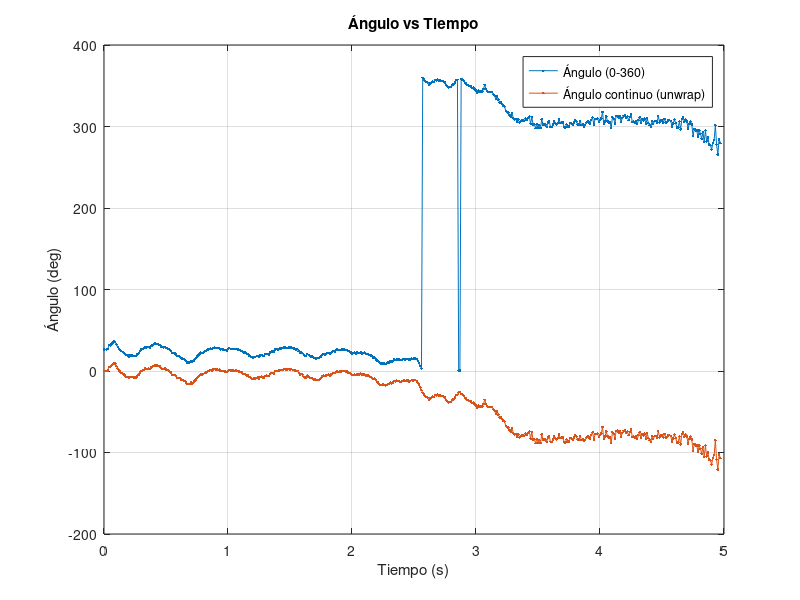
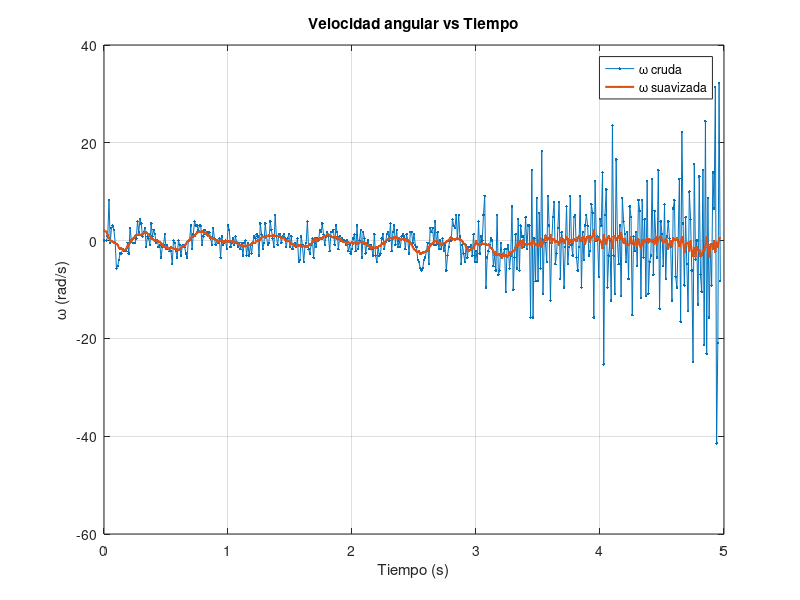
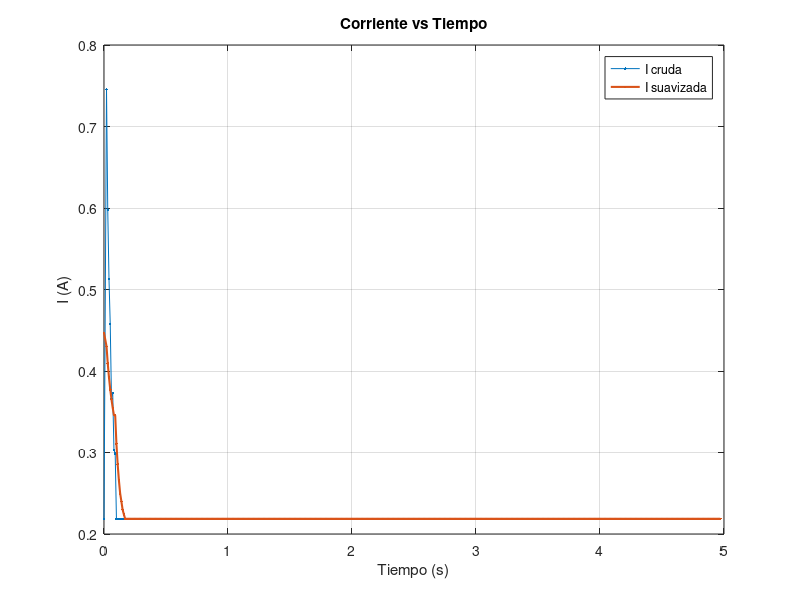
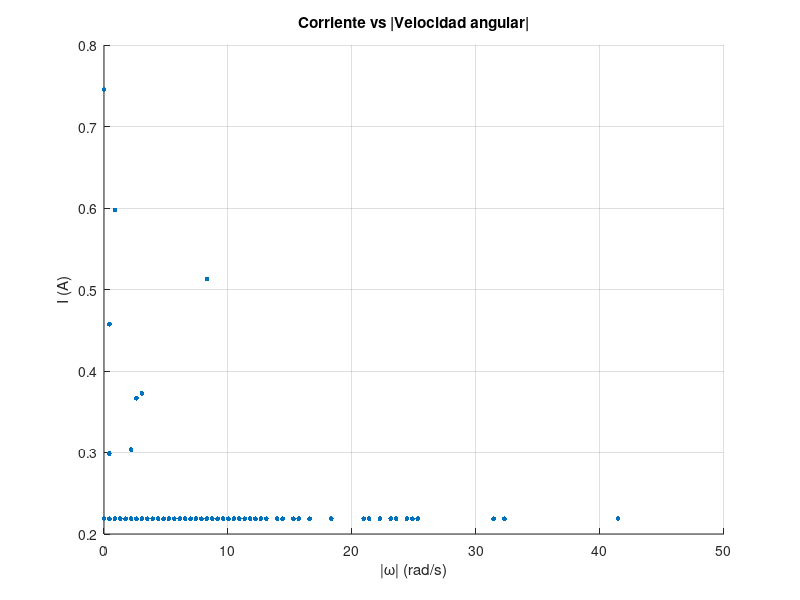

MATLAB code to generate these figures, in order:
data = [20607 26.50 0.000 0.2187 1
40845 26.50 0.000 0.7454 1
50845 27.00 0.873 0.5975 1
60845 31.75 8.290 0.5128 1
70845 31.50 -0.436 0.4574 1
80845 33.00 2.618 0.3665 1
90845 34.75 3.054 0.3727 1
100845 36.00 2.182 0.3034 1
110845 35.75 -0.436 0.2988 1
120845 32.50 -5.672 0.2187 1
130845 29.50 -5.236 0.2187 1
140845 27.25 -3.927 0.2187 1
150845 25.75 -2.618 0.2187 1
160845 24.25 -2.618 0.2187 1
170845 23.25 -1.745 0.2187 1
180845 22.00 -2.182 0.2187 1
190845 20.75 -2.182 0.2187 1
200845 19.50 -2.182 0.2187 1
210845 19.25 -0.436 0.2187 1
220845 17.75 -2.618 0.2187 1
230845 19.25 2.618 0.2187 1
240845 19.25 0.000 0.2187 1
250845 19.00 -0.436 0.2187 1
260845 18.75 -0.436 0.2187 1
270845 18.50 -0.436 0.2187 1
280845 18.75 0.436 0.2187 1
290845 21.00 3.927 0.2187 1
300845 22.00 1.745 0.2187 1
310845 24.50 4.363 0.2187 1
320845 26.50 3.491 0.2187 1
330845 27.00 0.873 0.2187 1
340845 28.00 1.745 0.2187 1
350845 29.50 2.618 0.2187 1
360845 28.75 -1.309 0.2187 1
370845 29.25 0.873 0.2187 1
380845 29.50 0.436 0.2187 1
390845 29.00 -0.873 0.2187 1
400845 31.00 3.491 0.2187 1
410845 31.50 0.873 0.2187 1
420845 32.75 2.182 0.2187 1
430845 33.50 1.309 0.2187 1
440845 33.25 -0.436 0.2187 1
450845 33.25 0.000 0.2187 1
460845 32.50 -1.309 0.2187 1
470845 32.00 -0.873 0.2187 1
480845 30.00 -3.491 0.2187 1
490845 29.25 -1.309 0.2187 1
500845 28.75 -0.873 0.2187 1
510845 29.50 1.309 0.2187 1
520845 28.50 -1.745 0.2187 1
530845 28.00 -0.873 0.2187 1
540845 27.00 -1.745 0.2187 1
550845 25.75 -2.182 0.2187 1
560845 24.50 -2.182 0.2187 1
570845 21.75 -4.800 0.2187 1
580845 21.75 0.000 0.2187 1
590845 21.50 -0.436 0.2187 1
600845 20.25 -2.182 0.2187 1
610845 18.25 -3.491 0.2187 1
620845 18.25 0.000 0.2187 1
630845 17.75 -0.873 0.2187 1
640845 16.00 -3.054 0.2187 1
650845 15.25 -1.309 0.2187 1
660845 14.75 -0.873 0.2187 1
670845 14.00 -1.309 0.2187 1
680845 12.50 -2.618 0.2187 1
690845 10.50 -3.491 0.2187 1
700845 10.50 0.000 0.2187 1
710845 10.50 0.000 0.2187 1
720845 12.25 3.054 0.2187 1
730845 11.25 -1.745 0.2187 1
740845 12.00 1.309 0.2187 1
750845 14.25 3.927 0.2187 1
760845 16.00 3.054 0.2187 1
770845 17.75 3.054 0.2187 1
780845 19.00 2.182 0.2187 1
790845 20.75 3.054 0.2187 1
800845 22.50 3.054 0.2187 1
810845 22.00 -0.873 0.2187 1
820845 22.50 0.873 0.2187 1
830845 23.75 2.182 0.2187 1
840845 24.50 1.309 0.2187 1
850845 25.50 1.745 0.2187 1
860845 26.25 1.309 0.2187 1
870845 27.25 1.745 0.2187 1
880845 27.50 0.436 0.2187 1
890845 27.00 -0.873 0.2187 1
900845 28.50 2.618 0.2187 1
910845 28.75 0.436 0.2187 1
920845 28.25 -0.873 0.2187 1
930845 28.25 0.000 0.2187 1
940845 28.00 -0.436 0.2187 1
950845 28.25 0.436 0.2187 1
960845 26.25 -3.491 0.2187 1
970845 26.75 0.873 0.2187 1
980845 26.25 -0.873 0.2187 1
990845 26.00 -0.436 0.2187 1
1000845 26.00 0.000 0.2187 1
1010845 25.00 -1.745 0.2187 1
1020845 26.75 3.054 0.2187 1
1030845 28.00 2.182 0.2187 1
1040845 27.25 -1.309 0.2187 1
1050845 27.00 -0.436 0.2187 1
1060845 27.25 0.436 0.2187 1
1070845 26.75 -0.873 0.2187 1
1080845 27.25 0.873 0.2187 1
1090845 27.00 -0.436 0.2187 1
1100845 26.25 -1.309 0.2187 1
1110845 26.00 -0.436 0.2187 1
1120845 25.00 -1.745 0.2187 1
1130845 24.75 -0.436 0.2187 1
1140845 23.00 -3.054 0.2187 1
1150845 22.75 -0.436 0.2187 1
1160845 22.75 0.000 0.2187 1
1170845 21.00 -3.054 0.2187 1
1180845 20.75 -0.436 0.2187 1
1190845 19.00 -3.054 0.2187 1
1200845 18.50 -0.873 0.2187 1
1210845 17.00 -2.618 0.2187 1
1220845 16.75 -0.436 0.2187 1
1230845 17.25 0.873 0.2187 1
1240845 17.50 0.436 0.2187 1
1250845 18.25 1.309 0.2187 1
1260845 18.75 0.873 0.2187 1
1270845 17.00 -3.054 0.2187 1
1280845 19.00 3.491 0.2187 1
1290845 19.75 1.309 0.2187 1
1300845 18.75 -1.745 0.2187 1
1310845 18.50 -0.436 0.2187 1
1320845 20.50 3.491 0.2187 1
1330845 21.00 0.873 0.2187 1
1340845 20.50 -0.873 0.2187 1
1350845 20.25 -0.436 0.2187 1
1360845 22.50 3.927 0.2187 1
1370845 23.75 2.182 0.2187 1
1380845 24.00 0.436 0.2187 1
1390845 23.25 -1.309 0.2187 1
1400845 26.25 5.236 0.2187 1
1410845 26.75 0.873 0.2187 1
1420845 26.25 -0.873 0.2187 1
1430845 27.00 1.309 0.2187 1
1440845 27.75 1.309 0.2187 1
1450845 27.50 -0.436 0.2187 1
1460845 28.00 0.873 0.2187 1
1470845 28.75 1.309 0.2187 1
1480845 29.00 0.436 0.2187 1
1490845 28.25 -1.309 0.2187 1
1500845 28.50 0.436 0.2187 1
1510845 29.25 1.309 0.2187 1
1520845 28.50 -1.309 0.2187 1
1530845 29.00 0.873 0.2187 1
1540845 28.00 -1.745 0.2187 1
1550845 27.50 -0.873 0.2187 1
1560845 27.25 -0.436 0.2187 1
1570845 26.50 -1.309 0.2187 1
1580845 26.75 0.436 0.2187 1
1590845 24.25 -4.363 0.2187 1
1600845 22.00 -3.927 0.2187 1
1610845 22.50 0.873 0.2187 1
1620845 22.00 -0.873 0.2187 1
1630845 19.50 -4.363 0.2187 1
1640845 18.75 -1.309 0.2187 1
1650845 18.50 -0.436 0.2187 1
1660845 20.75 3.927 0.2187 1
1670845 19.75 -1.745 0.2187 1
1680845 18.25 -2.618 0.2187 1
1690845 17.75 -0.873 0.2187 1
1700845 18.00 0.436 0.2187 1
1710845 16.00 -3.491 0.2187 1
1720845 16.25 0.436 0.2187 1
1730845 15.50 -1.309 0.2187 1
1740845 15.75 0.436 0.2187 1
1750845 15.75 0.000 0.2187 1
1760845 17.00 2.182 0.2187 1
1770845 18.00 1.745 0.2187 1
1780845 20.00 3.491 0.2187 1
1790845 20.75 1.309 0.2187 1
1800845 20.25 -0.873 0.2187 1
1810845 20.75 0.873 0.2187 1
1820845 21.75 1.745 0.2187 1
1830845 22.25 0.873 0.2187 1
1840845 21.00 -2.182 0.2187 1
1850845 22.00 1.745 0.2187 1
1860845 23.00 1.745 0.2187 1
1870845 24.25 2.182 0.2187 1
1880845 23.75 -0.873 0.2187 1
1890845 25.50 3.054 0.2187 1
1900845 26.50 1.745 0.2187 1
1910845 25.50 -1.745 0.2187 1
1920845 26.00 0.873 0.2187 1
1930845 26.00 0.000 0.2187 1
1940845 26.25 0.436 0.2187 1
1950845 26.25 0.000 0.2187 1
1960845 26.25 0.000 0.2187 1
1970845 25.75 -0.873 0.2187 1
1980845 25.75 0.000 0.2187 1
1990845 24.50 -2.182 0.2187 1
2000845 24.00 -0.873 0.2187 1
2010845 22.50 -2.618 0.2187 1
2020845 21.50 -1.745 0.2187 1
2030845 21.75 0.436 0.2187 1
2040845 22.50 1.309 0.2187 1
2050845 21.25 -2.182 0.2187 1
2060845 23.00 3.054 0.2187 1
2070845 22.00 -1.745 0.2187 1
2080845 22.00 0.000 0.2187 1
2090845 23.25 2.182 0.2187 1
2100845 21.25 -3.491 0.2187 1
2110845 22.25 1.745 0.2187 1
2120845 22.50 0.436 0.2187 1
2130845 21.00 -2.618 0.2187 1
2140845 20.75 -0.436 0.2187 1
2150845 20.75 0.000 0.2187 1
2160845 19.75 -1.745 0.2187 1
2170845 19.25 -0.873 0.2187 1
2180845 18.25 -1.745 0.2187 1
2190845 16.50 -3.054 0.2187 1
2200845 17.25 1.309 0.2187 1
2210845 15.50 -3.054 0.2187 1
2220845 13.00 -4.363 0.2187 1
2230845 12.25 -1.309 0.2187 1
2240845 10.50 -3.054 0.2187 1
2250845 9.00 -2.618 0.2187 1
2260845 9.25 0.436 0.2187 1
2270845 10.00 1.309 0.2187 1
2280845 9.00 -1.745 0.2187 1
2290845 8.75 -0.436 0.2187 1
2300845 9.50 1.309 0.2187 1
2310845 10.50 1.745 0.2187 1
2320845 10.50 0.000 0.2187 1
2330845 12.50 3.491 0.2187 1
2340845 11.25 -2.182 0.2187 1
2350845 12.25 1.745 0.2187 1
2360845 14.00 3.054 0.2187 1
2370845 13.50 -0.873 0.2187 1
2380845 14.75 2.182 0.2187 1
2390845 14.00 -1.309 0.2187 1
2400845 14.00 0.000 0.2187 1
2410845 13.25 -1.309 0.2187 1
2420845 13.75 0.873 0.2187 1
2430845 14.50 1.309 0.2187 1
2440845 15.00 0.873 0.2187 1
2450845 14.00 -1.745 0.2187 1
2460845 14.75 1.309 0.2187 1
2470845 14.75 0.000 0.2187 1
2480845 13.25 -2.618 0.2187 1
2490845 14.25 1.745 0.2187 1
2500845 15.25 1.745 0.2187 1
2510845 15.00 -0.436 0.2187 1
2520845 15.75 1.309 0.2187 1
2530845 15.25 -0.873 0.2187 1
2540845 14.50 -1.309 0.2187 1
2550845 12.25 -3.927 0.2187 1
2560845 9.75 -4.363 0.2187 1
2570845 6.50 -5.672 0.2187 1
2580845 3.00 -6.109 0.2187 1
2590845 359.75 -5.672 0.2187 1
2600845 357.50 -3.927 0.2187 1
2610845 355.50 -3.491 0.2187 1
2620845 354.25 -2.182 0.2187 1
2630845 354.00 -0.436 0.2187 1
2640845 351.25 -4.800 0.2187 1
2650845 352.75 2.618 0.2187 1
2660845 353.75 1.745 0.2187 1
2670845 355.25 2.618 0.2187 1
2680845 354.75 -0.873 0.2187 1
2690845 357.00 3.927 0.2187 1
2700845 356.50 -0.873 0.2187 1
2710845 357.50 1.745 0.2187 1
2720845 356.50 -1.745 0.2187 1
2730845 356.50 0.000 0.2187 1
2740845 355.50 -1.745 0.2187 1
2750845 355.75 0.436 0.2187 1
2760845 354.50 -2.182 0.2187 1
2770845 354.00 -0.873 0.2187 1
2780845 350.50 -6.109 0.2187 1
2790845 348.75 -3.054 0.2187 1
2800845 348.00 -1.309 0.2187 1
2810845 348.25 0.436 0.2187 1
2820845 348.25 0.000 0.2187 1
2830845 350.75 4.363 0.2187 1
2840845 352.50 3.054 0.2187 1
2850845 354.00 2.618 0.2187 1
2860845 357.00 5.236 0.2187 1
2870845 357.25 0.436 0.2187 1
2880845 0.25 5.236 0.2187 1
2890845 0.75 0.873 0.2187 1
2900845 358.00 -4.800 0.2187 1
2910845 357.50 -0.873 0.2187 1
2920845 356.00 -2.618 0.2187 1
2930845 353.50 -4.363 0.2187 1
2940845 353.00 -0.873 0.2187 1
2950845 351.00 -3.491 0.2187 1
2960845 350.25 -1.309 0.2187 1
2970845 349.50 -1.309 0.2187 1
2980845 349.00 -0.873 0.2187 1
2990845 347.25 -3.054 0.2187 1
3000845 348.00 1.309 0.2187 1
3010845 345.50 -4.363 0.2187 1
3020845 344.25 -2.182 0.2187 1
3030845 341.75 -4.363 0.2187 1
3040845 344.00 3.927 0.2187 1
3050845 342.50 -2.618 0.2187 1
3060845 343.00 0.873 0.2187 1
3070845 343.00 0.000 0.2187 1
3080845 346.00 5.236 0.2187 1
3090845 351.25 9.163 0.2187 1
3100845 345.75 -9.599 0.2187 1
3110845 343.75 -3.491 0.2187 1
3120845 342.50 -2.182 0.2187 1
3130845 342.00 -0.873 0.2187 1
3140845 342.25 0.436 0.2187 1
3150845 342.25 0.000 0.2187 1
3160845 339.25 -5.236 0.2187 1
3170845 337.50 -3.054 0.2187 1
3180845 334.00 -6.109 0.2187 1
3190845 337.00 5.236 0.2187 1
3200845 333.00 -6.981 0.2187 1
3210845 329.50 -6.109 0.2187 1
3220845 329.25 -0.436 0.2187 1
3230845 327.50 -3.054 0.2187 1
3240845 325.75 -3.054 0.2187 1
3250845 324.75 -1.745 0.2187 1
3260845 318.75 -10.472 0.2187 1
3270845 317.75 -1.745 0.2187 1
3280845 317.25 -0.873 0.2187 1
3290845 314.00 -5.672 0.2187 1
3300845 312.25 -3.054 0.2187 1
3310845 316.25 6.981 0.2187 1
3320845 310.50 -10.036 0.2187 1
3330845 308.50 -3.491 0.2187 1
3340845 309.25 1.309 0.2187 1
3350845 306.00 -5.672 0.2187 1
3360845 308.50 4.363 0.2187 1
3370845 305.00 -6.109 0.2187 1
3380845 306.75 3.054 0.2187 1
3390845 307.25 0.873 0.2187 1
3400845 307.75 0.873 0.2187 1
3410845 307.00 -1.309 0.2187 1
3420845 309.75 4.800 0.2187 1
3430845 308.75 -1.745 0.2187 1
3440845 310.50 3.054 0.2187 1
3450845 312.25 3.054 0.2187 1
3460845 303.25 -15.708 0.2187 1
3470845 311.50 14.399 0.2187 1
3480845 302.50 -15.708 0.2187 1
3490845 302.75 0.436 0.2187 1
3500845 298.00 -8.290 0.2187 1
3510845 303.00 8.727 0.2187 1
3520845 298.25 -8.290 0.2187 1
3530845 301.50 5.672 0.2187 1
3540845 298.25 -5.672 0.2187 1
3550845 308.75 18.326 0.2187 1
3560845 302.50 -10.908 0.2187 1
3570845 302.50 0.000 0.2187 1
3580845 302.25 -0.436 0.2187 1
3590845 299.75 -4.363 0.2187 1
3600845 305.00 9.163 0.2187 1
3610845 306.75 3.054 0.2187 1
3620845 299.75 -12.217 0.2187 1
3630845 299.50 -0.436 0.2187 1
3640845 302.25 4.800 0.2187 1
3650845 306.75 7.854 0.2187 1
3660845 304.00 -4.800 0.2187 1
3670845 302.50 -2.618 0.2187 1
3680845 304.00 2.618 0.2187 1
3690845 308.50 7.854 0.2187 1
3700845 304.00 -7.854 0.2187 1
3710845 305.00 1.745 0.2187 1
3720845 305.00 0.000 0.2187 1
3730845 299.50 -9.599 0.2187 1
3740845 298.75 -1.309 0.2187 1
3750845 302.75 6.981 0.2187 1
3760845 300.00 -4.800 0.2187 1
3770845 299.25 -1.309 0.2187 1
3780845 304.50 9.163 0.2187 1
3790845 304.00 -0.873 0.2187 1
3800845 302.25 -3.054 0.2187 1
3810845 305.00 4.800 0.2187 1
3820845 308.00 5.236 0.2187 1
3830845 306.00 -3.491 0.2187 1
3840845 302.50 -6.109 0.2187 1
3850845 301.75 -1.309 0.2187 1
3860845 307.00 9.163 0.2187 1
3870845 301.50 -9.599 0.2187 1
3880845 302.50 1.745 0.2187 1
3890845 300.25 -3.927 0.2187 1
3900845 302.00 3.054 0.2187 1
3910845 305.00 5.236 0.2187 1
3920845 306.75 3.054 0.2187 1
3930845 305.00 -3.054 0.2187 1
3940845 303.75 -2.182 0.2187 1
3950845 308.00 7.418 0.2187 1
3960845 311.25 5.672 0.2187 1
3970845 302.25 -15.708 0.2187 1
3980845 309.25 12.217 0.2187 1
3990845 309.25 0.000 0.2187 1
4000845 309.75 0.873 0.2187 1
4010845 305.50 -7.418 0.2187 1
4020845 308.00 4.363 0.2187 1
4030845 309.75 3.054 0.2187 1
4040845 317.75 13.963 0.2187 1
4050845 303.25 -25.307 0.2187 1
4060845 306.25 5.236 0.2187 1
4070845 312.25 10.472 0.2187 1
4080845 306.75 -9.599 0.2187 1
4090845 305.00 -3.054 0.2187 1
4100845 305.00 0.000 0.2187 1
4110845 298.00 -12.217 0.2187 1
4120845 311.50 23.562 0.2187 1
4130845 309.75 -3.054 0.2187 1
4140845 303.50 -10.908 0.2187 1
4150845 313.00 16.581 0.2187 1
4160845 313.25 0.436 0.2187 1
4170845 310.50 -4.800 0.2187 1
4180845 312.25 3.054 0.2187 1
4190845 305.75 -11.345 0.2187 1
4200845 310.75 8.727 0.2187 1
4210845 313.00 3.927 0.2187 1
4220845 313.75 1.309 0.2187 1
4230845 311.25 -4.363 0.2187 1
4240845 312.25 1.745 0.2187 1
4250845 307.75 -7.854 0.2187 1
4260845 311.75 6.981 0.2187 1
4270845 314.50 4.800 0.2187 1
4280845 305.75 -15.272 0.2187 1
4290845 306.25 0.873 0.2187 1
4300845 305.00 -2.182 0.2187 1
4310845 306.00 1.745 0.2187 1
4320845 303.00 -5.236 0.2187 1
4330845 307.75 8.290 0.2187 1
4340845 311.25 6.109 0.2187 1
4350845 304.50 -11.781 0.2187 1
4360845 309.25 8.290 0.2187 1
4370845 307.25 -3.491 0.2187 1
4380845 309.75 4.363 0.2187 1
4390845 303.25 -11.345 0.2187 1
4400845 310.25 12.217 0.2187 1
4410845 304.00 -10.908 0.2187 1
4420845 301.50 -4.363 0.2187 1
4430845 299.75 -3.054 0.2187 1
4440845 307.00 12.654 0.2187 1
4450845 303.00 -6.981 0.2187 1
4460845 306.50 6.109 0.2187 1
4470845 306.75 0.436 0.2187 1
4480845 304.75 -3.491 0.2187 1
4490845 313.00 14.399 0.2187 1
4500845 305.00 -13.963 0.2187 1
4510845 307.25 3.927 0.2187 1
4520845 308.00 1.309 0.2187 1
4530845 305.00 -5.236 0.2187 1
4540845 309.25 7.418 0.2187 1
4550845 304.75 -7.854 0.2187 1
4560845 305.25 0.873 0.2187 1
4570845 307.50 3.927 0.2187 1
4580845 307.75 0.436 0.2187 1
4590845 307.00 -1.309 0.2187 1
4600845 300.00 -12.217 0.2187 1
4610845 303.75 6.545 0.2187 1
4620845 308.50 8.290 0.2187 1
4630845 304.25 -7.418 0.2187 1
4640845 298.75 -9.599 0.2187 1
4650845 298.75 0.000 0.2187 1
4660845 306.00 12.654 0.2187 1
4670845 296.50 -16.581 0.2187 1
4680845 309.25 22.253 0.2187 1
4690845 311.25 3.491 0.2187 1
4700845 306.00 -9.163 0.2187 1
4710845 308.75 4.800 0.2187 1
4720845 306.00 -4.800 0.2187 1
4730845 297.75 -14.399 0.2187 1
4740845 303.50 10.036 0.2187 1
4750845 306.00 4.363 0.2187 1
4760845 302.50 -6.109 0.2187 1
4770845 288.25 -24.871 0.2187 1
4780845 297.25 15.708 0.2187 1
4790845 295.00 -3.927 0.2187 1
4800845 295.00 0.000 0.2187 1
4810845 287.50 -13.090 0.2187 1
4820845 295.00 13.090 0.2187 1
4830845 291.00 -6.981 0.2187 1
4840845 285.00 -10.472 0.2187 1
4850845 293.25 14.399 0.2187 1
4860845 281.00 -21.380 0.2187 1
4870845 295.00 24.435 0.2187 1
4880845 281.75 -23.126 0.2187 1
4890845 286.75 8.727 0.2187 1
4900845 277.75 -15.708 0.2187 1
4910845 277.00 -1.309 0.2187 1
4920845 271.75 -9.163 0.2187 1
4930845 279.75 13.963 0.2187 1
4940845 283.50 6.545 0.2187 1
4950845 301.50 31.416 0.2187 1
4960845 277.75 -41.452 0.2187 1
4970845 265.75 -20.944 0.2187 1
4980845 284.25 32.289 0.2187 1
4990845 279.50 -8.290 0.2187 1];
%% ===== Validación =====
if isempty(data) || size(data,2) < 5
    error('data debe ser Nx5: [t_us, angle_deg, omega_rad_s, I_est_A, crcOK]');
end

t_us  = data(:,1);
ang   = data(:,2);
omega = data(:,3);
iA    = data(:,4);
crcOK = data(:,5);

% Filtrar CRC OK
idx = (crcOK == 1);
t_us  = t_us(idx);
ang   = ang(idx);
omega = omega(idx);
iA    = iA(idx);

% Tiempo en segundos desde 0
t = (t_us - t_us(1)) * 1e-6;

%% ===== Ángulo continuo (unwrap) =====
ang_unw = rad2deg(unwrap(deg2rad(ang)));
ang_unw = ang_unw - ang_unw(1);

%% ===== Suavizado opcional (para ver tendencia) =====
w = 15;  % ventana en muestras (ajusta: 1 = sin suavizado)
omega_f = movmean(omega, w);
iA_f    = movmean(iA, w);

%% ===== Plot 1: Ángulo (0-360) y Ángulo continuo =====
figure;
plot(t, ang, '.-'); hold on;
plot(t, ang_unw, '.-');
grid on;
xlabel('Tiempo (s)');
ylabel('Ángulo (deg)');
title('Ángulo vs Tiempo');
legend('Ángulo (0-360)','Ángulo continuo (unwrap)','Location','best');

%% ===== Plot 2: Velocidad angular vs Tiempo =====
figure;
plot(t, omega, '.-'); hold on;
plot(t, omega_f, '.-','LineWidth',1.5);
grid on;
xlabel('Tiempo (s)');
ylabel('\omega (rad/s)');
title('Velocidad angular vs Tiempo');
legend('\omega cruda','\omega suavizada','Location','best');

%% ===== Plot 3: Corriente vs Tiempo =====
figure;
plot(t, iA, '.-'); hold on;
plot(t, iA_f, '.-','LineWidth',1.5);
grid on;
xlabel('Tiempo (s)');
ylabel('I (A)');
title('Corriente vs Tiempo');
legend('I cruda','I suavizada','Location','best');

%% ===== Plot 4 (extra útil): Scatter Corriente vs |omega| =====
figure;
scatter(abs(omega), iA, 12, 'filled');
grid on;
xlabel('|\omega| (rad/s)');
ylabel('I (A)');
title('Corriente vs |Velocidad angular|');

%% ===== Estadísticas rápidas =====
fprintf('Muestras válidas: %d\n', numel(t));
fprintf('Omega pico (abs): %.3f rad/s\n', max(abs(omega)));
fprintf('Omega promedio (abs): %.3f rad/s\n', mean(abs(omega)));
fprintf('I pico: %.3f A\n', max(iA));
fprintf('I promedio: %.3f A\n', mean(iA));

%% ===== (Opcional) omega calculada desde ángulo unwrap =====
dt = diff(t);
dang = diff(ang_unw);                 % deg
omega_from_angle = deg2rad(dang) ./ dt;
t_mid = t(1:end-1) + dt/2;

figure;
plot(t, omega, '.-'); hold on;
plot(t_mid, omega_from_angle, '.-','LineWidth',1.5);
grid on;
xlabel('Tiempo (s)');
ylabel('\omega (rad/s)');
title('\omega: micro vs derivada del ángulo unwrap');
legend('\omega (micro)','\omega (d/dt ángulo unwrap)','Location','best');
